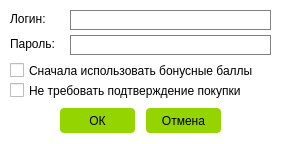
<?xml version="1.0" encoding="UTF-8"?>
<ui version="4.0">
 <class>Settings</class>
 <widget class="QDialog" name="Settings">
  <property name="windowModality">
   <enum>Qt::WindowModal</enum>
  </property>
  <property name="geometry">
   <rect>
    <x>0</x>
    <y>0</y>
    <width>281</width>
    <height>144</height>
   </rect>
  </property>
  <property name="minimumSize">
   <size>
    <width>281</width>
    <height>144</height>
   </size>
  </property>
  <property name="maximumSize">
   <size>
    <width>281</width>
    <height>144</height>
   </size>
  </property>
  <property name="windowTitle">
   <string>Настройки</string>
  </property>
  <property name="styleSheet">
   <string notr="true">#Settings {
	background-color: white;
}
QPushButton {
	background-color: rgba(0,0,0,0);
	border: none;
	border-radius: 4px;
}
QPushButton:hover {
	background-color: #94d400;
}
QPushButton:pressed {
	background-color: black;
	color: white;
}
#user, #pass {
	border: 1px solid gray;
}
#ok_b, #cancel_b {
	background-color: #94d400;
	border: none;
	border-radius: 4px;
}</string>
  </property>
  <widget class="QPushButton" name="ok">
   <property name="geometry">
    <rect>
     <x>57</x>
     <y>107</y>
     <width>81</width>
     <height>27</height>
    </rect>
   </property>
   <property name="cursor">
    <cursorShape>PointingHandCursor</cursorShape>
   </property>
   <property name="text">
    <string>ОК</string>
   </property>
  </widget>
  <widget class="QPushButton" name="cancel">
   <property name="geometry">
    <rect>
     <x>143</x>
     <y>107</y>
     <width>81</width>
     <height>27</height>
    </rect>
   </property>
   <property name="cursor">
    <cursorShape>PointingHandCursor</cursorShape>
   </property>
   <property name="text">
    <string>Отмена</string>
   </property>
  </widget>
  <widget class="QLineEdit" name="user">
   <property name="geometry">
    <rect>
     <x>70</x>
     <y>10</y>
     <width>201</width>
     <height>20</height>
    </rect>
   </property>
   <property name="text">
    <string/>
   </property>
   <property name="maxLength">
    <number>16</number>
   </property>
  </widget>
  <widget class="QLineEdit" name="pass">
   <property name="geometry">
    <rect>
     <x>70</x>
     <y>35</y>
     <width>201</width>
     <height>20</height>
    </rect>
   </property>
   <property name="text">
    <string/>
   </property>
   <property name="maxLength">
    <number>16</number>
   </property>
   <property name="echoMode">
    <enum>QLineEdit::Password</enum>
   </property>
  </widget>
  <widget class="QCheckBox" name="bonus">
   <property name="geometry">
    <rect>
     <x>10</x>
     <y>62</y>
     <width>261</width>
     <height>17</height>
    </rect>
   </property>
   <property name="toolTip">
    <string>&lt;!DOCTYPE HTML PUBLIC &quot;-//W3C//DTD HTML 4.0//EN&quot; &quot;http://www.w3.org/TR/REC-html40/strict.dtd&quot;&gt;
&lt;html&gt;&lt;head&gt;&lt;meta name=&quot;qrichtext&quot; content=&quot;1&quot; /&gt;&lt;style type=&quot;text/css&quot;&gt;
p, li { white-space: pre-wrap; }
&lt;/style&gt;&lt;/head&gt;&lt;body style=&quot; font-family:'MS Shell Dlg 2'; font-size:8pt; font-weight:400; font-style:normal;&quot;&gt;
&lt;p style=&quot; margin-top:0px; margin-bottom:0px; margin-left:0px; margin-right:0px; -qt-block-indent:0; text-indent:0px;&quot;&gt;&lt;span style=&quot; font-family:'Tahoma'; font-size:8.25pt;&quot;&gt;По умолчанию для активации турбокнопки будут использоваться бонусные баллы.&lt;/span&gt;&lt;/p&gt;&lt;/body&gt;&lt;/html&gt;</string>
   </property>
   <property name="text">
    <string>Сначала использовать бонусные баллы</string>
   </property>
  </widget>
  <widget class="QFrame" name="ok_b">
   <property name="geometry">
    <rect>
     <x>60</x>
     <y>108</y>
     <width>75</width>
     <height>25</height>
    </rect>
   </property>
   <property name="frameShape">
    <enum>QFrame::StyledPanel</enum>
   </property>
   <property name="frameShadow">
    <enum>QFrame::Raised</enum>
   </property>
  </widget>
  <widget class="QFrame" name="cancel_b">
   <property name="geometry">
    <rect>
     <x>146</x>
     <y>108</y>
     <width>75</width>
     <height>25</height>
    </rect>
   </property>
   <property name="frameShape">
    <enum>QFrame::StyledPanel</enum>
   </property>
   <property name="frameShadow">
    <enum>QFrame::Raised</enum>
   </property>
  </widget>
  <widget class="QCheckBox" name="warn">
   <property name="geometry">
    <rect>
     <x>10</x>
     <y>82</y>
     <width>261</width>
     <height>17</height>
    </rect>
   </property>
   <property name="toolTip">
    <string>&lt;!DOCTYPE HTML PUBLIC &quot;-//W3C//DTD HTML 4.0//EN&quot; &quot;http://www.w3.org/TR/REC-html40/strict.dtd&quot;&gt;
&lt;html&gt;&lt;head&gt;&lt;meta name=&quot;qrichtext&quot; content=&quot;1&quot; /&gt;&lt;style type=&quot;text/css&quot;&gt;
p, li { white-space: pre-wrap; }
&lt;/style&gt;&lt;/head&gt;&lt;body style=&quot; font-family:'Tahoma'; font-size:8.25pt; font-weight:400; font-style:normal;&quot;&gt;
&lt;p style=&quot; margin-top:0px; margin-bottom:0px; margin-left:0px; margin-right:0px; -qt-block-indent:0; text-indent:0px;&quot;&gt;&lt;span style=&quot; font-size:8pt;&quot;&gt;Активация турбокнопки будет производиться одним нажатием.&lt;/span&gt;&lt;/p&gt;&lt;/body&gt;&lt;/html&gt;</string>
   </property>
   <property name="text">
    <string>Не требовать подтверждение покупки</string>
   </property>
  </widget>
  <widget class="QLabel" name="user_l">
   <property name="geometry">
    <rect>
     <x>10</x>
     <y>10</y>
     <width>61</width>
     <height>17</height>
    </rect>
   </property>
   <property name="text">
    <string>Логин:</string>
   </property>
  </widget>
  <widget class="QLabel" name="pass_l">
   <property name="geometry">
    <rect>
     <x>10</x>
     <y>35</y>
     <width>61</width>
     <height>17</height>
    </rect>
   </property>
   <property name="text">
    <string>Пароль:</string>
   </property>
  </widget>
  <zorder>cancel_b</zorder>
  <zorder>ok_b</zorder>
  <zorder>ok</zorder>
  <zorder>cancel</zorder>
  <zorder>user</zorder>
  <zorder>pass</zorder>
  <zorder>bonus</zorder>
  <zorder>warn</zorder>
  <zorder>user_l</zorder>
  <zorder>pass_l</zorder>
 </widget>
 <resources/>
 <connections/>
</ui>
